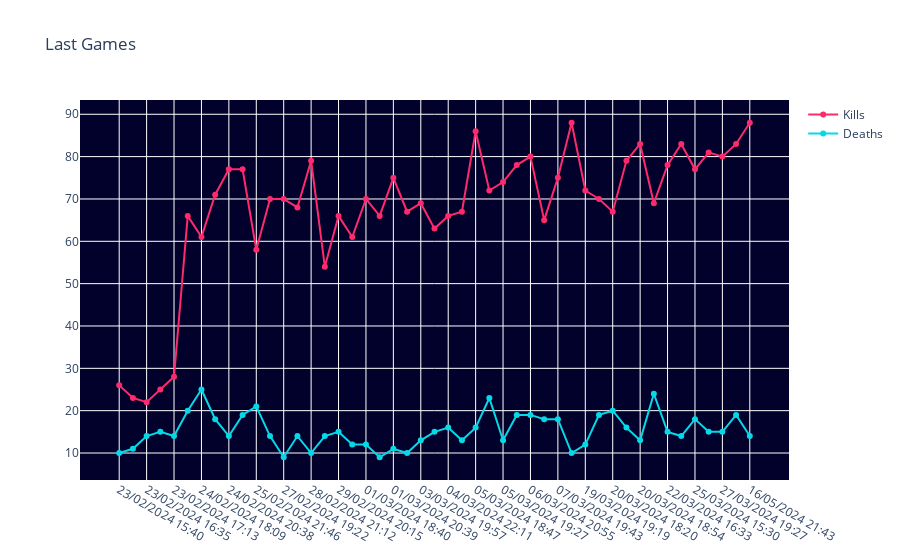

This figure's notebook cell:
### Code cell
fig = go.Figure()
fig.add_trace(go.Scatter(x=records_df['Date time'], y=records_df['Kills'], mode='lines+markers', name='Kills', line=dict(color='#FF2A6D')))
fig.add_trace(go.Scatter(x=records_df['Date time'], y=records_df['Deaths'], mode='lines+markers', name='Deaths', line=dict(color='#05D9E8')))
fig.update_layout(title='Last Games', hovermode='x', plot_bgcolor='#01012B')
